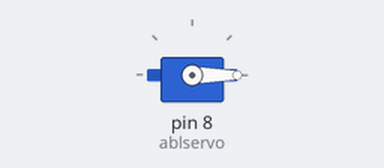
This sketch was run on a simulated Arduino Uno, built with avr-gcc and run on an emulated ATmega328P. Parts: servo.

Above: at 0.05 s.
At 1.5 s:
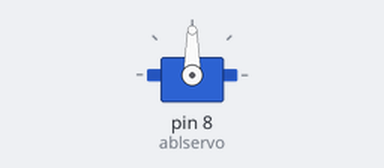
At 3.0 s:
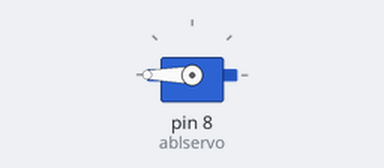
Timing chart, 0 to 6.9 s (numbered marks = the images above):
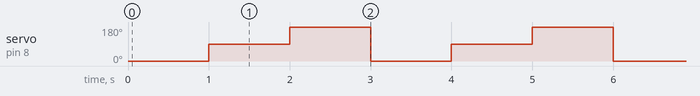

Measured:
- by itself, servo on pin 8 (ablservo): repeats every 3.0 s: 180° 1.0 s, 0° 1.0 s, 90° 1.0 s

The sketch:

servo_simple_program.ino
```cpp
#include <Servo.h>

Servo ablservo;

void setup() {
ablservo.attach(8);

}

void loop() {
ablservo.write(0);
delay(1000);
ablservo.write(90);
delay(1000);
ablservo.write(180);
delay(1000);
}
```
